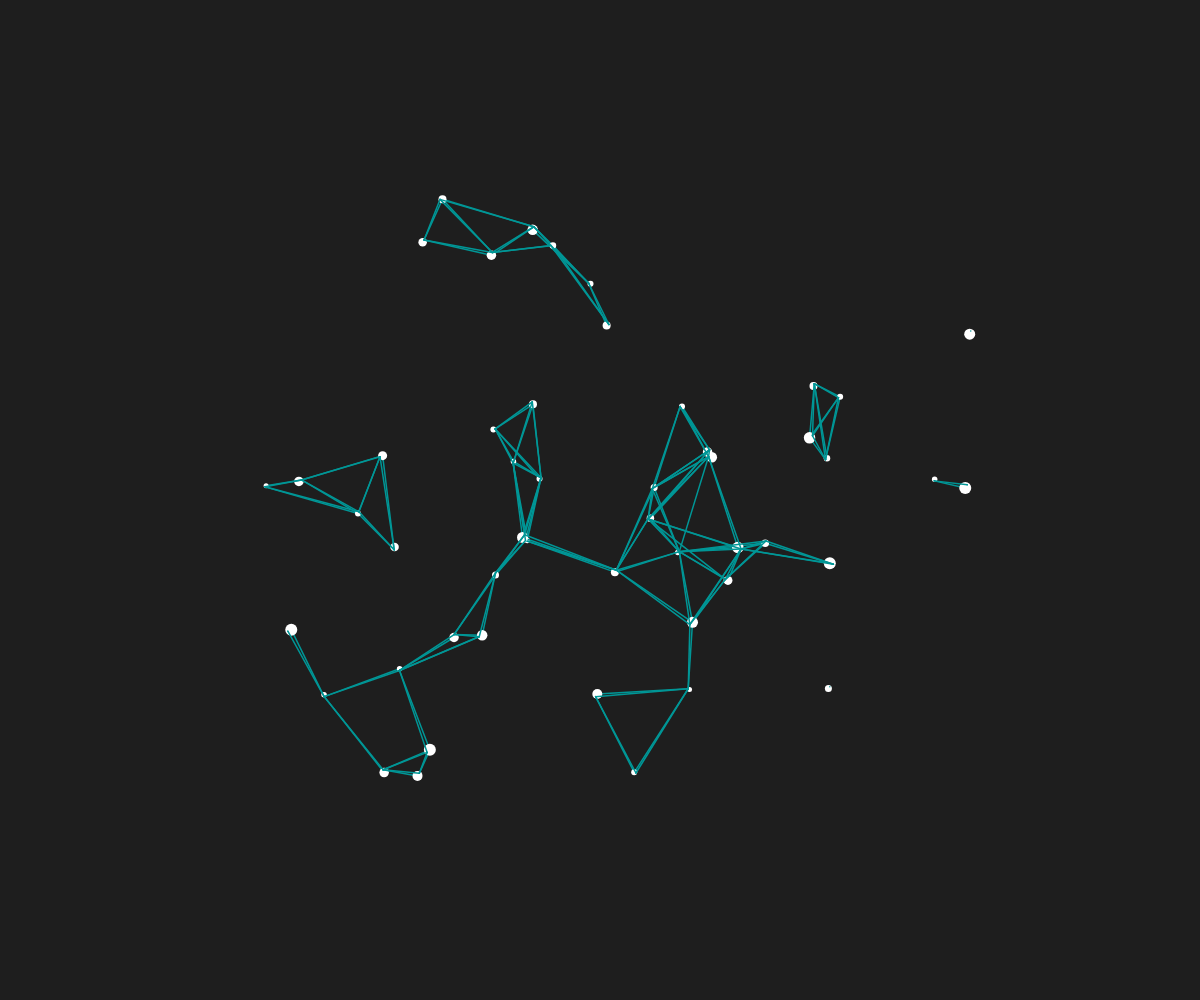
Frame 1 (no input)
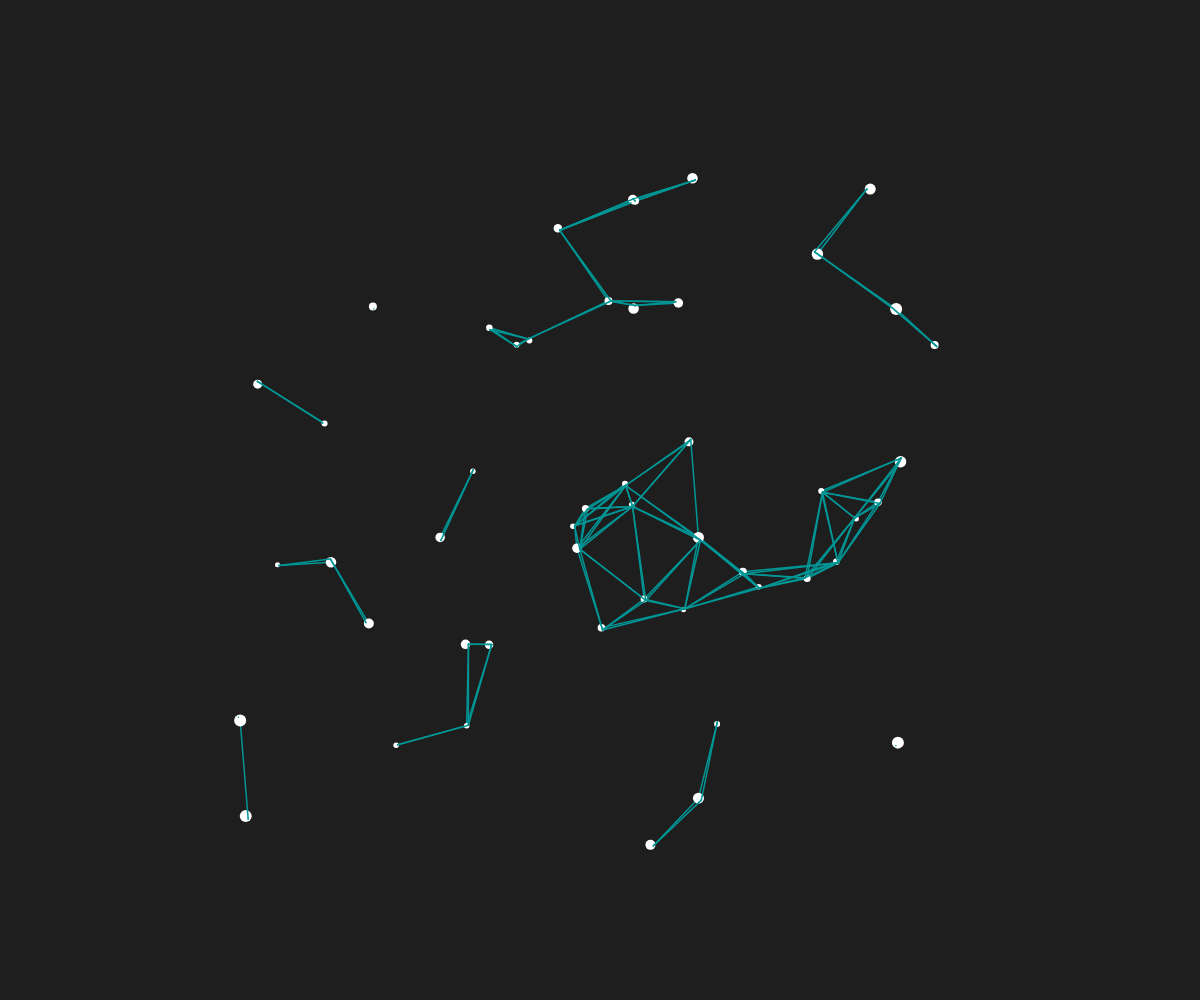
Frame 60 (no input)
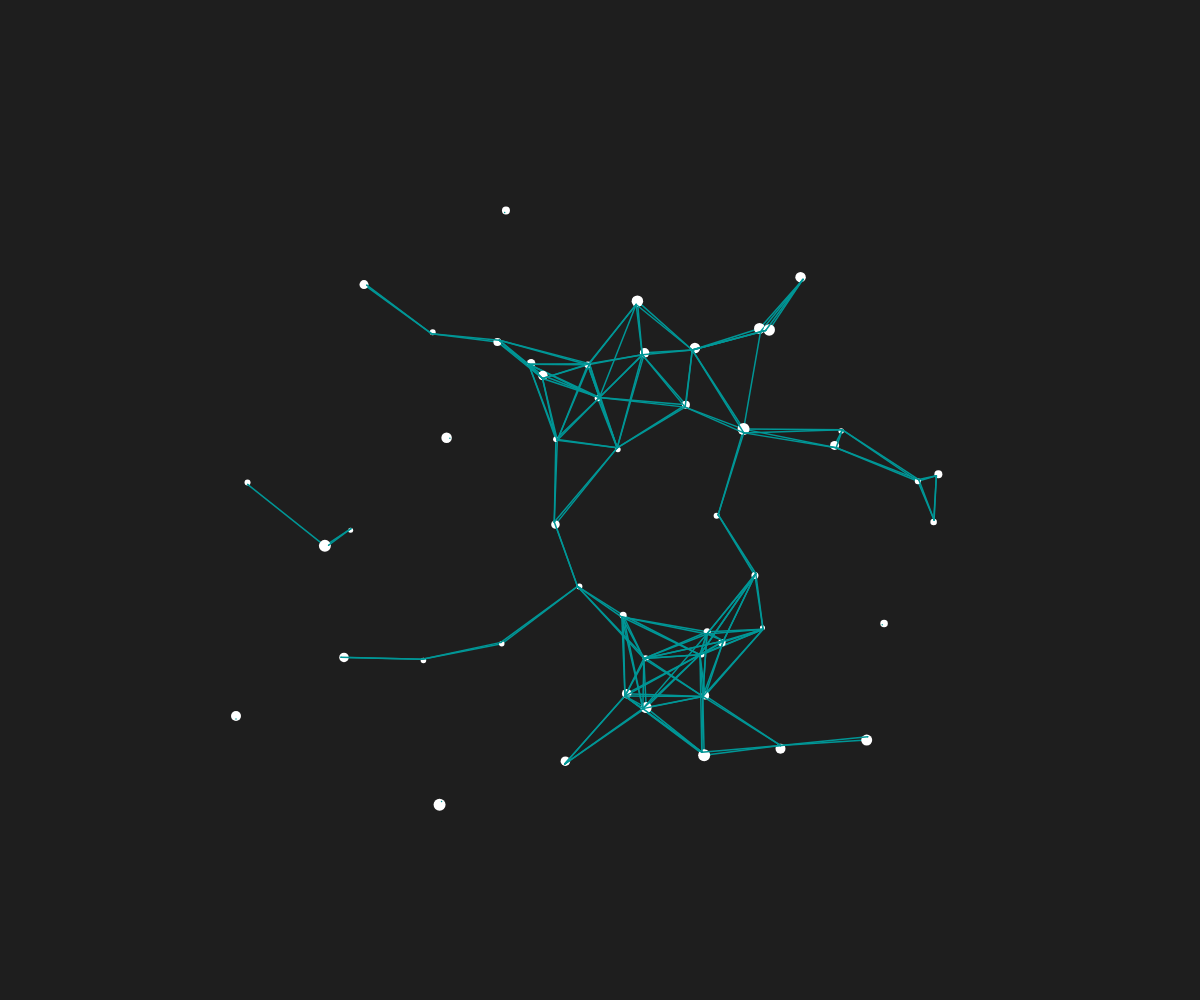
Frame 120 (the mouse pressed at the canvas centre since frame 60)

The p5.js sketch that drew these frames (run headless with seeded random() and noise() and a simulated clock; from frame 60 on, the mouse is pressed at the canvas centre):

// p5.js sketch
// ── sketch.js
var dots = [];
var pointSize = 50;

function setup() {
	createCanvas(windowWidth, windowHeight);
    dots = [...Array(pointSize)].map((id) => ({
        id,
        x: floor(random(0, width)),
        y: floor(random(0, height)),
        r: floor(random(10, 25)),
        theta: random(0, 5),
        direction: random([-1, 1]),
    }))
}

function draw() {
    scale(0.5);
    translate(width/2, height/2);
    background(30);

    for(var dot of dots){
        let x = dot.r*10 * cos(dot.theta) + dot.x; 
        let y = dot.r*10 * sin(dot.theta) + dot.y;

        fill(255);
        noStroke();
        ellipse(x, y, dot.r);
        dot.theta += PI/100 * dot.direction;
        
        for(var dot2 of dots){
            let x1 = dot.r*10 * cos(dot.theta) + dot.x;
            let y1 = dot.r*10 * sin(dot.theta) + dot.y;
            let x2 = dot2.r*10 * cos(dot2.theta) + dot2.x;
            let y2 = dot2.r*10 * sin(dot2.theta) + dot2.y;
            if(dist(x1, y1, x2, y2) < 200){
                stroke(0, 150, 150)
                strokeWeight(3)
                line(x1, y1, x2, y2)
            }
        }
    } 
}
